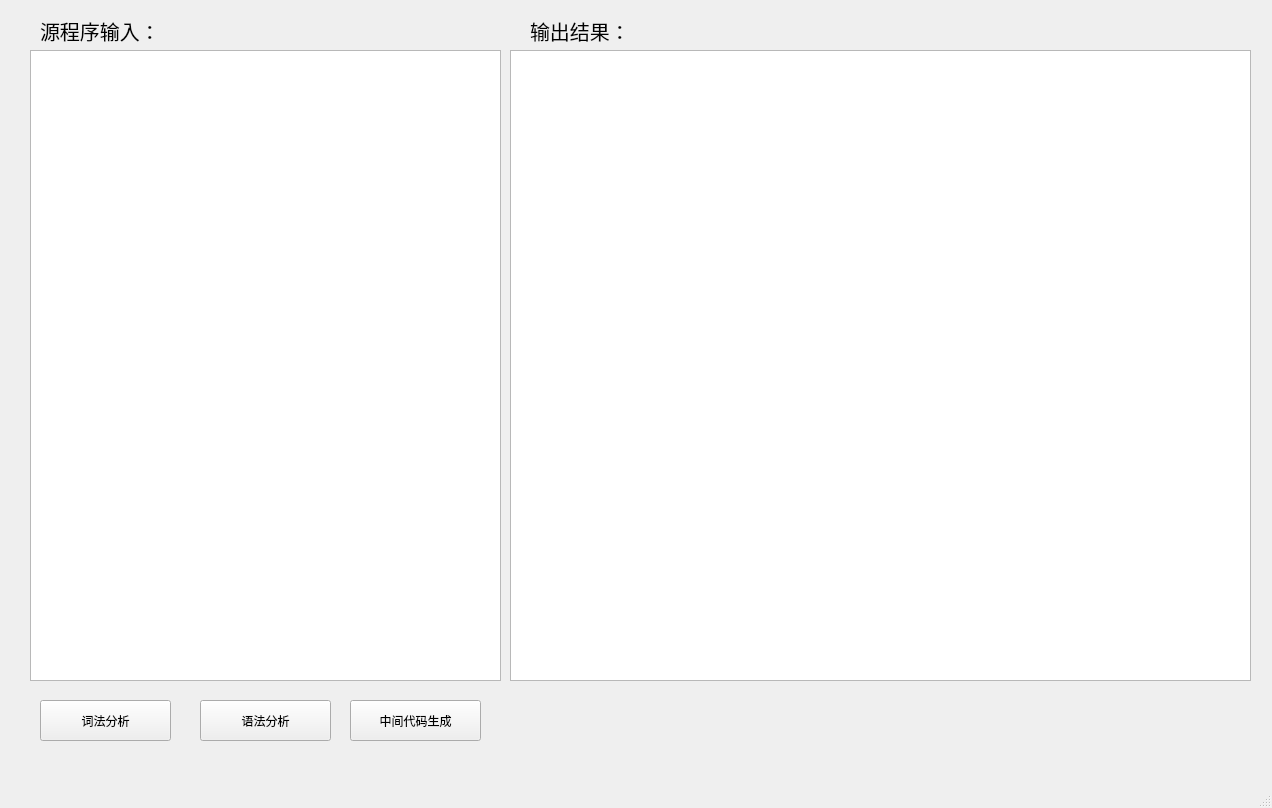
<?xml version="1.0" encoding="UTF-8"?>
<ui version="4.0">
 <class>MainWindow</class>
 <widget class="QMainWindow" name="MainWindow">
  <property name="geometry">
   <rect>
    <x>0</x>
    <y>0</y>
    <width>1272</width>
    <height>808</height>
   </rect>
  </property>
  <property name="windowTitle">
   <string>MainWindow</string>
  </property>
  <widget class="QWidget" name="centralwidget">
   <widget class="QPushButton" name="lexerButton">
    <property name="geometry">
     <rect>
      <x>40</x>
      <y>700</y>
      <width>131</width>
      <height>41</height>
     </rect>
    </property>
    <property name="text">
     <string>词法分析</string>
    </property>
   </widget>
   <widget class="QTextEdit" name="inputText">
    <property name="geometry">
     <rect>
      <x>30</x>
      <y>50</y>
      <width>471</width>
      <height>631</height>
     </rect>
    </property>
    <property name="font">
     <font>
      <pointsize>15</pointsize>
     </font>
    </property>
   </widget>
   <widget class="QLabel" name="inputLabel">
    <property name="geometry">
     <rect>
      <x>40</x>
      <y>10</y>
      <width>451</width>
      <height>41</height>
     </rect>
    </property>
    <property name="font">
     <font>
      <pointsize>15</pointsize>
     </font>
    </property>
    <property name="text">
     <string>源程序输入：</string>
    </property>
   </widget>
   <widget class="QTextEdit" name="outputText">
    <property name="geometry">
     <rect>
      <x>510</x>
      <y>50</y>
      <width>741</width>
      <height>631</height>
     </rect>
    </property>
    <property name="font">
     <font>
      <pointsize>15</pointsize>
     </font>
    </property>
    <property name="readOnly">
     <bool>true</bool>
    </property>
   </widget>
   <widget class="QPushButton" name="parseButton">
    <property name="geometry">
     <rect>
      <x>200</x>
      <y>700</y>
      <width>131</width>
      <height>41</height>
     </rect>
    </property>
    <property name="text">
     <string>语法分析</string>
    </property>
   </widget>
   <widget class="QPushButton" name="semanticButton">
    <property name="geometry">
     <rect>
      <x>350</x>
      <y>700</y>
      <width>131</width>
      <height>41</height>
     </rect>
    </property>
    <property name="text">
     <string>中间代码生成</string>
    </property>
   </widget>
   <widget class="QLabel" name="outputLabel">
    <property name="geometry">
     <rect>
      <x>530</x>
      <y>10</y>
      <width>711</width>
      <height>41</height>
     </rect>
    </property>
    <property name="font">
     <font>
      <pointsize>15</pointsize>
     </font>
    </property>
    <property name="text">
     <string>输出结果：</string>
    </property>
   </widget>
  </widget>
  <widget class="QMenuBar" name="menubar">
   <property name="geometry">
    <rect>
     <x>0</x>
     <y>0</y>
     <width>1272</width>
     <height>33</height>
    </rect>
   </property>
  </widget>
  <widget class="QStatusBar" name="statusbar"/>
 </widget>
 <resources/>
 <connections/>
</ui>
